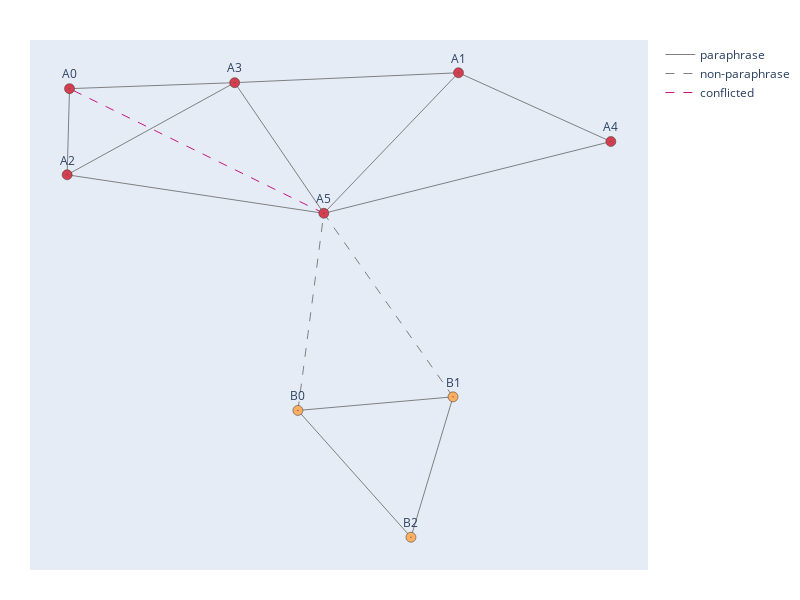

Notebook code for this chart:
### Code cell
index = 15
plot(unbalanced_subgraphs[index], mislabeled_pairs[index])

### Figure 1 — Plotly figure (JSON) as saved in the notebook; plotly's stock layout.template omitted (floating-point values rounded to 4 significant figures)
{"data": [{"hoverinfo": "none", "line": {"color": "gray", "width": 1}, "mode": "lines", "name": "paraphrase", "showlegend": true, "type": "scatter", "x": [-0.484, -0.1713, null, -0.484, -0.4885, null, 0.2525, -0.002524, null, 0.2525, 0.5409, null, 0.2525, -0.1713, null, 0.2421, -0.05159, null, 0.2421, 0.1624, null, 0.1624, -0.05159, null, -0.4885, -0.002524, null, -0.4885, -0.1713, null, -0.1713, -0.002524, null, 0.5409, -0.002524, null], "y": [0.486, 0.5058, null, 0.486, 0.2007, null, 0.5386, 0.07302, null, 0.5386, 0.3108, null, 0.5386, 0.5058, null, -0.5349, -0.5799, null, -0.5349, -1, null, -1, -0.5799, null, 0.2007, 0.07302, null, 0.2007, 0.5058, null, 0.5058, 0.07302, null, 0.3108, 0.07302, null]}, {"hoverinfo": "none", "line": {"color": "gray", "dash": "dash", "width": 1}, "mode": "lines", "name": "non-paraphrase", "showlegend": true, "type": "scatter", "x": [0.2421, -0.002524, null, -0.05159, -0.002524, null], "y": [-0.5349, 0.07302, null, -0.5799, 0.07302, null]}, {"hoverinfo": "none", "line": {"color": "mediumvioletred", "dash": "dash", "width": 1}, "mode": "lines", "name": "conflicted", "showlegend": true, "type": "scatter", "x": [-0.002524, -0.484, null], "y": [0.07302, 0.486, null]}, {"marker": {"color": ["rgb(213,62,79)", "rgb(213,62,79)", "rgb(253,174,97)", "rgb(253,174,97)", "rgb(213,62,79)", "rgb(213,62,79)", "rgb(213,62,79)", "rgb(253,174,97)", "rgb(213,62,79)"], "line": {"color": "rgb(50,50,50)", "width": 0.5}, "size": 10, "symbol": "circle-dot"}, "mode": "markers+text", "showlegend": false, "text": ["A0", "A1", "B1", "B2", "A2", "A3", "A4", "B0", "A5"], "textposition": "top center", "type": "scatter", "x": [-0.484, 0.2525, 0.2421, 0.1624, -0.4885, -0.1713, 0.5409, -0.05159, -0.002524], "y": [0.486, 0.5386, -0.5349, -1, 0.2007, 0.5058, 0.3108, -0.5799, 0.07302]}], "layout": {"autosize": false, "font": {"size": 12}, "height": 600, "hovermode": "closest", "margin": {"b": 20, "l": 5, "r": 5, "t": 40}, "width": 800, "xaxis": {"showgrid": false, "showline": false, "showticklabels": false, "title": {"text": ""}, "zeroline": false}, "yaxis": {"showgrid": false, "showline": false, "showticklabels": false, "title": {"text": ""}, "zeroline": false}}}
